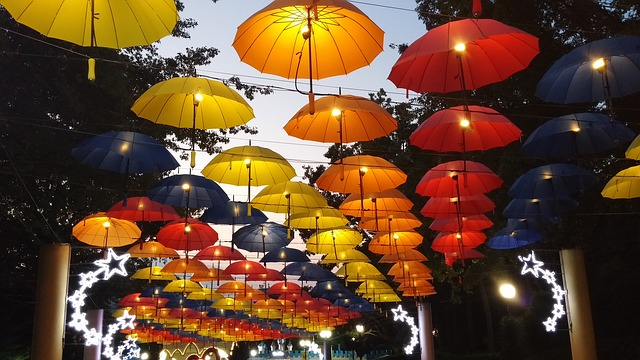
%> input picture exercise1/Assignment2/umbrellas.jpg, 640 x 360 px
$ octave script_hist.m   (GNU Octave 9; MATLAB toolbox functions it lacks are replaced by stand-ins)
%> lines starting %> are read from the running program, lines starting %| are printed output that depends on the picture
I = double(rgb2gray(imread('umbrellas.jpg')));
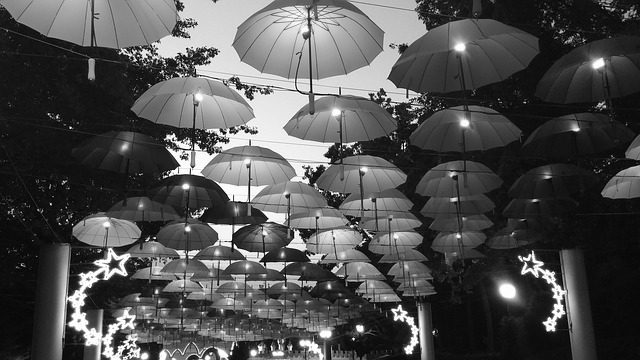
%> I: size 360x640 double; min 0, max 255, mean 79.6
P = I(:); % A handy way to turn 2D matrix into a vector of numbers
figure(1); clf;
bins = 10 ;
H = hist(P, bins);
%> H = [73666 39480 25578 17790 15539 18787 11436 7977 10195 9952]
subplot(1,3,1); bar(H, 'b');
bins = 20 ;
H = hist(P, bins);
%> H = 20 values, max 61333 at index 2, min 3812 at index 16, mean 11520
subplot(1,3,2); bar(H, 'b');
bins = 40 ;
H = hist(P, bins);
%> H = 40 values, max 34869 at index 3, min 628 at index 1, mean 5760
subplot(1,3,3); bar(H, 'b');
%> after `bar(H, 'b')`:
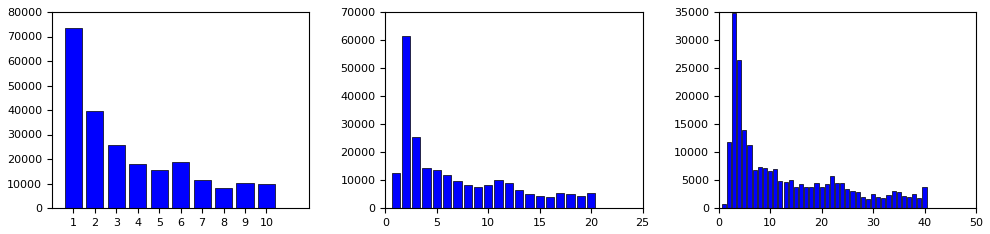
%> figure redrawn from the program's plot data, 3 panels; panel 1: tallest bar 73666 high, from x = 0.6 to 1.4; panel 2: tallest bar 61333 high, from x = 1.6 to 2.4; panel 3: tallest bar 34869 high, from x = 2.6 to 3.4

% The answer is because with less bins/bars, smaller bars get merged into
% bigger ones. Therefore there is less of them, but they have a wider range
% - including more data.

$ run again, with exercise1/Assignment2/bird.jpg copied over exercise1/Assignment2/umbrellas.jpg
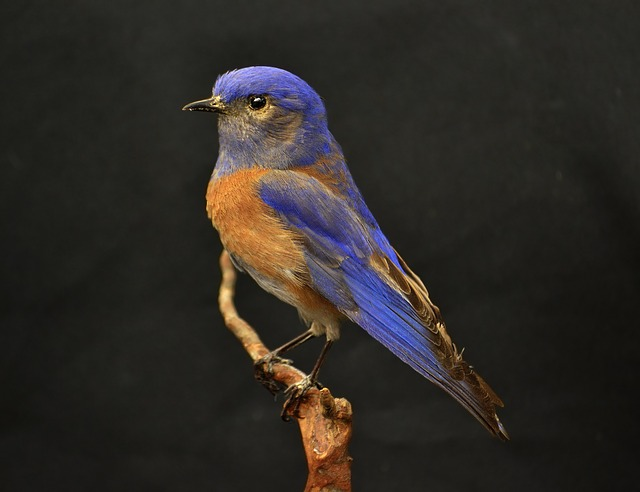
%> input picture exercise1/Assignment2/bird.jpg, 640 x 492 px
%> `I = double(rgb2gray(imread('umbrellas.jpg')));`:
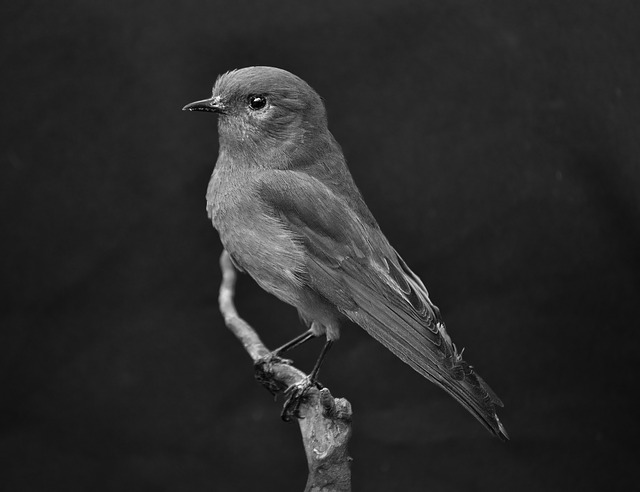
%> I: size 492x640 double; min 0, max 254, mean 42.8
%> `H = hist(P, bins);`: H = [46210 223038 10425 13292 10246 7254 3353 852 174 36]
%> `H = hist(P, bins);`: H = 20 values, max 163581 at index 3, min 15 at index 20, mean 15744
%> `H = hist(P, bins);`: H = 40 values, max 89805 at index 6, min 5 at index 40, mean 7872
%> `bar(H, 'b')`:
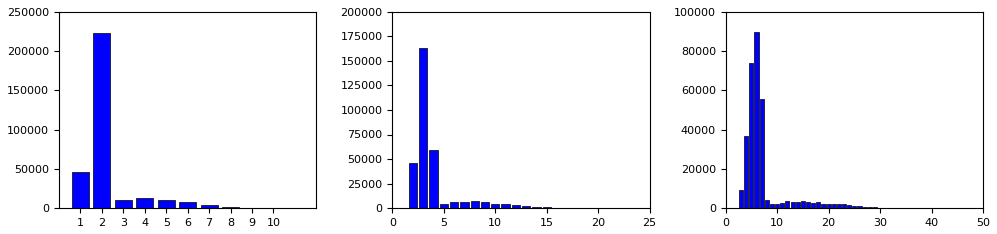
%> figure redrawn from the program's plot data, 3 panels; panel 1: tallest bar 223038 high, from x = 1.6 to 2.4; panel 2: tallest bar 163581 high, from x = 2.6 to 3.4; panel 3: tallest bar 89805 high, from x = 5.6 to 6.4
